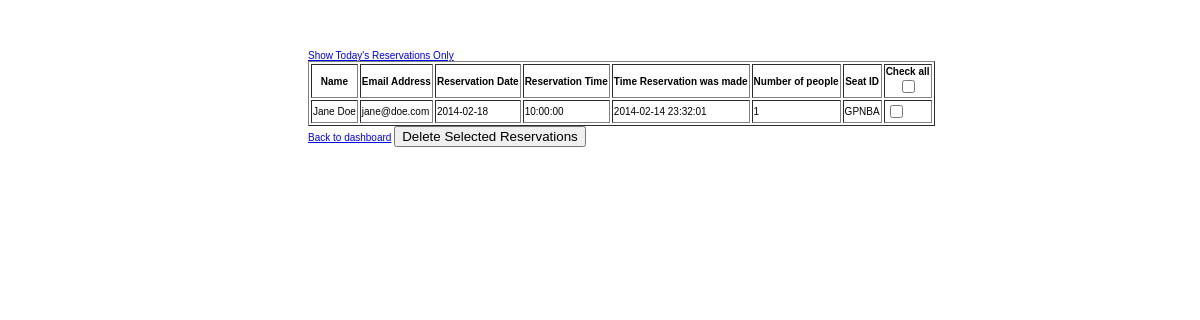
Page /view_reservations.php on the committed database.
### tables this page shows
CREATE TABLE IF NOT EXISTS `reservation` (
  `id` int(11) NOT NULL AUTO_INCREMENT,
  `res_fname` varchar(30) NOT NULL,
  `res_lname` varchar(30) NOT NULL,
  `email` varchar(45) NOT NULL,
  `res_date` date NOT NULL,
  `res_time` time NOT NULL,
  `time_reserved` timestamp NOT NULL DEFAULT CURRENT_TIMESTAMP ON UPDATE CURRENT_TIMESTAMP,
  `no_of_people` int(11) NOT NULL,
  `seat_id` varchar(11) NOT NULL,
  PRIMARY KEY (`id`)
);

### view_reservations.php (the view, shortened to what this page needs)
<?php include 'includes/header.php'; ?>
<?php include 'db.php'; ?>
	<?php
		try {
		    $sql = "SELECT * FROM reservation ORDER BY res_date ASC";
		    $result = $pdo->query($sql);
		    } catch (PDOException $e) {
		      echo "No seat reservations found";
		      $e->getMessage();
		    }
		    while($row = $result->fetch()){
		      $rows[] = array("id" => $row['id'], "res_fname" => $row['res_fname'], "res_lname" => $row['res_lname'], "email" =>$row['email'], "res_date" => $row['res_date'], "res_time" => $row['res_time'], "time_reserved" => $row['time_reserved'], "no_of_people" => $row['no_of_people'], "seat_id" => $row['seat_id']);
		    }
	 ?>
	 <a href="view_today_reservation.php">Show Today's Reservations Only</a>
	 <form method="POST" accept-charset="utf-8" name="myform">
	 <table border="1">
	 	<thead>
	 		<tr>
	 			<th>Name</th>
	 			<th>Email Address</th>
	 			<th>Reservation Date</th>
	 			<th>Reservation Time</th>
	 			<th>Time Reservation was made</th>
	 			<th>Number of people</th>
	 			<th>Seat ID</th>
	 			<th>Check all <br>
	 				<input type="checkbox" name="selectallcb" value="Check All" onClick="selectFunction(document.myform.selectallcb,document.myform['checkbox[]'])">
	 			</th>
	 		</tr>
	 	</thead>
	 	<?php foreach($rows as $list):?>
	 	<tbody>
	 		<tr>
	 			<td>
	 				<?php echo htmlspecialchars($list['res_fname']); ?> <?php echo htmlspecialchars($list['res_lname']); ?>
	 			</td>
	 			<td><?php echo htmlspecialchars($list['email']); ?></td>
	 			<td><?php echo htmlspecialchars($list['res_date']); ?></td>
	 			<td><?php echo htmlspecialchars($list['res_time']); ?></td>
	 			<td><?php echo htmlspecialchars($list['time_reserved']); ?></td>
	 			<td><?php echo htmlspecialchars($list['no_of_people']); ?></td>
	 			<td><?php echo htmlspecialchars($list['seat_id']); ?></td>
	 			<td><input type="checkbox" name="checkbox[]" value="<?php echo $list['id']; ?>"></td>
	 		</tr>
	 	</tbody>
	 <?php endforeach; ?>
	 </table>
	 	<a href="dashboard.php">Back to dashboard</a>
	 	<input type="submit" name="delete_res" value="Delete Selected Reservations">
	 </form>
<?php include 'includes/footer.php'; ?>

### js/development-bundle/demos/demos.css (style rules this page uses)
body { font-size: 62.5%; font-family: "Trebuchet MS", "Arial", "Helvetica", "Verdana", "sans-serif"; }
table { font-size: 1em; }

### rows in the picture
reservation: res_fname "Jane", res_lname "Doe", email "jane@doe.com", res_date "2014-02-18", res_time "10:00:00", time_reserved "2014-02-14 23:32:01", no_of_people "1", seat "GPNBA"
